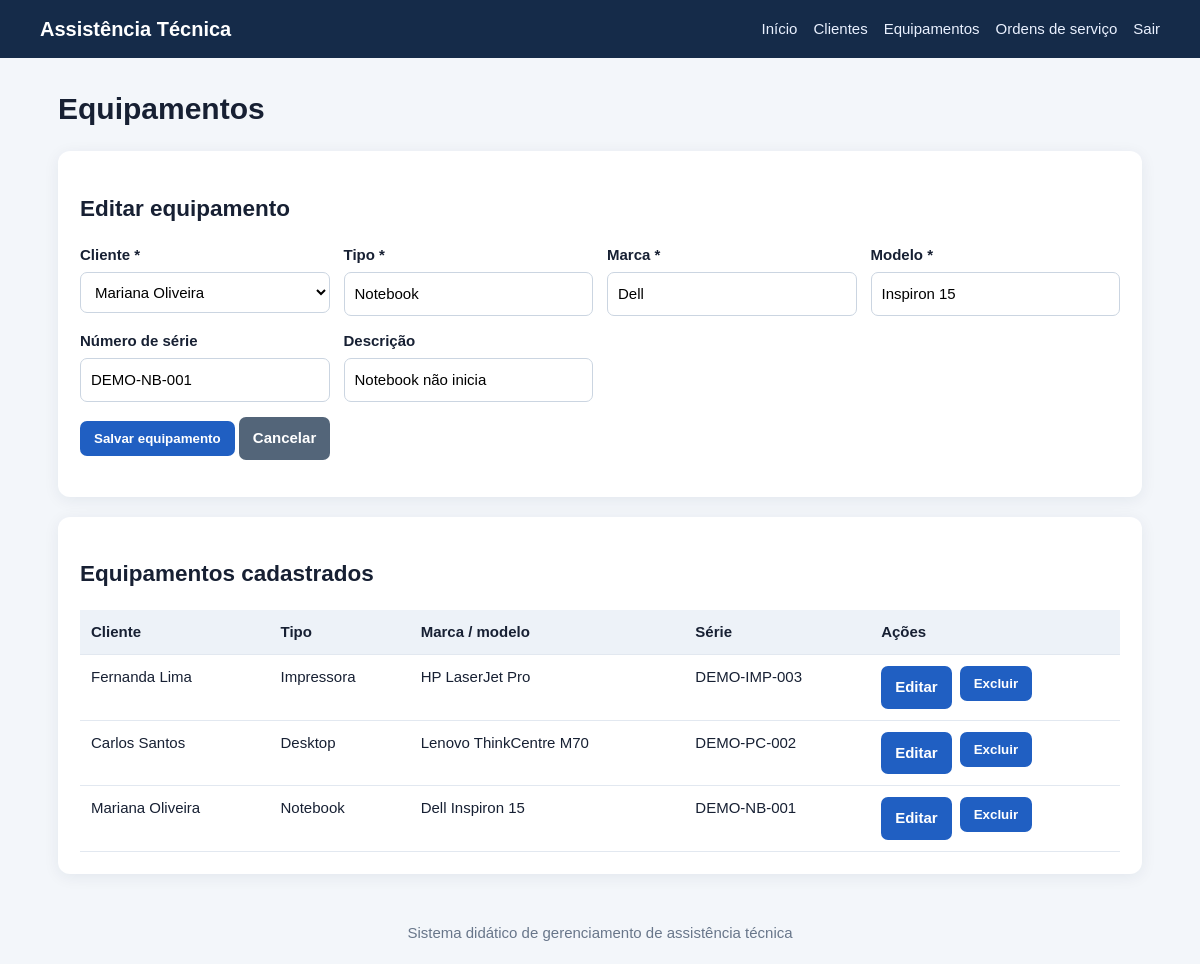
Screenshot of /sistema/equipamentos.php?editar=1 (signed in) with the database file from the repository.
### tables this page shows
CREATE TABLE equipamentos (
  id INT UNSIGNED AUTO_INCREMENT PRIMARY KEY,
  cliente_id INT UNSIGNED NOT NULL,
  tipo VARCHAR(80) NOT NULL,
  marca VARCHAR(80) NOT NULL,
  modelo VARCHAR(100) NOT NULL,
  numero_serie VARCHAR(100) NULL,
  descricao TEXT NULL,
  criado_em TIMESTAMP DEFAULT CURRENT_TIMESTAMP,
  CONSTRAINT fk_equipamento_cliente FOREIGN KEY (cliente_id) REFERENCES clientes(id)
    ON UPDATE CASCADE ON DELETE RESTRICT
);

CREATE TABLE clientes (
  id INT UNSIGNED AUTO_INCREMENT PRIMARY KEY,
  nome VARCHAR(120) NOT NULL,
  cpf_criptografado TEXT NOT NULL,
  telefone VARCHAR(25) NOT NULL,
  email VARCHAR(120) NULL,
  endereco VARCHAR(180) NULL,
  criado_em TIMESTAMP DEFAULT CURRENT_TIMESTAMP
);

### sistema/config/database.php (called while the page is built, shortened)
<?php
$host = '127.0.0.1';
$usuario = 'root';
$senha = '';
$banco = 'saep_db';
$porta = 3307;
$conexao = mysqli_connect($host, $usuario, $senha, $banco, $porta);
mysqli_set_charset($conexao, 'utf8mb4');
function db_stmt($sql, $types = '', $params = array()) {
    global $conexao;
    $stmt = mysqli_prepare($conexao, $sql);
    if ($types !== '' && count($params) > 0) {
        $refs = array();
        foreach ($params as $i => $value) {
            $refs[$i] = &$params[$i];
        }
        mysqli_stmt_bind_param($stmt, $types, ...$refs);
    }
    if (!mysqli_stmt_execute($stmt)) {
        throw new RuntimeException('Erro ao executar consulta: ' . mysqli_stmt_error($stmt));
    }
    return $stmt;
}
function db_all($sql, $types = '', $params = array()) {
    $stmt = db_stmt($sql, $types, $params);
    $result = mysqli_stmt_get_result($stmt);
    $rows = $result ? mysqli_fetch_all($result, MYSQLI_ASSOC) : array();
    return $rows;
}
function db_one($sql, $types = '', $params = array()) {
    $rows = db_all($sql, $types, $params);
    return $rows ? $rows[0] : null;
}

### sistema/includes/functions.php (called while the page is built, shortened)
<?php
function e($value) {
    return htmlspecialchars((string)$value, ENT_QUOTES | ENT_SUBSTITUTE, 'UTF-8');
}

### sistema/equipamentos.php (the view, shortened to what this page needs)
<?php
require_once __DIR__ . '/config/database.php';
require_once __DIR__ . '/includes/functions.php';
$clientes = db_all('SELECT id,nome FROM clientes ORDER BY nome');
$edit = null;
if (isset($_GET['editar'])) $edit = db_one('SELECT * FROM equipamentos WHERE id=?', 'i', array((int)$_GET['editar']));
$rows = db_all('SELECT e.*,c.nome AS cliente_nome FROM equipamentos e JOIN clientes c ON c.id=e.cliente_id ORDER BY e.id DESC');
require __DIR__ . '/includes/header.php';
?>
<h1>Equipamentos</h1>
<section class="card"><h2><?= $edit ? 'Editar equipamento' : 'Cadastrar equipamento' ?></h2>
<?php if (!$clientes): ?><p>Cadastre um cliente antes de cadastrar equipamentos.</p><?php else: ?>
<form method="post"><input type="hidden" name="csrf_token" value="<?= e(csrf_token()) ?>"><input type="hidden" name="action" value="save"><input type="hidden" name="id" value="<?= (int)($edit['id'] ?? 0) ?>">
<div class="form-grid">
<div><label>Cliente *</label><select name="cliente_id" required><option value="">Selecione...</option><?php foreach($clientes as $c): ?><option value="<?= (int)$c['id'] ?>" <?= (int)($edit['cliente_id'] ?? 0)===(int)$c['id']?'selected':'' ?>><?= e($c['nome']) ?></option><?php endforeach; ?></select></div>
<div><label>Tipo *</label><input name="tipo" required value="<?= e($edit['tipo'] ?? '') ?>" placeholder="Notebook, desktop, impressora..."></div>
<div><label>Marca *</label><input name="marca" required value="<?= e($edit['marca'] ?? '') ?>"></div>
<div><label>Modelo *</label><input name="modelo" required value="<?= e($edit['modelo'] ?? '') ?>"></div>
<div><label>Número de série</label><input name="numero_serie" value="<?= e($edit['numero_serie'] ?? '') ?>"></div>
<div><label>Descrição</label><input name="descricao" value="<?= e($edit['descricao'] ?? '') ?>"></div>
</div><p><button>Salvar equipamento</button> <?php if($edit): ?><a class="btn secondary" href="equipamentos.php">Cancelar</a><?php endif; ?></p></form><?php endif; ?>
</section>
<section class="card"><h2>Equipamentos cadastrados</h2><div class="table-wrap"><table><thead><tr><th>Cliente</th><th>Tipo</th><th>Marca / modelo</th><th>Série</th><th>Ações</th></tr></thead><tbody>
<?php foreach($rows as $r): ?><tr><td><?= e($r['cliente_nome']) ?></td><td><?= e($r['tipo']) ?></td><td><?= e($r['marca'].' '.$r['modelo']) ?></td><td><?= e($r['numero_serie']) ?></td><td><div class="actions"><a class="btn" href="?editar=<?= (int)$r['id'] ?>">Editar</a><form method="post" onsubmit="return confirm('Excluir equipamento?')"><button class="danger">Excluir</button></form></div></td></tr><?php endforeach; ?>
<?php if(!$rows): ?><tr><td colspan="5">Nenhum equipamento cadastrado.</td></tr><?php endif; ?></tbody></table></div></section>
<?php require __DIR__ . '/includes/footer.php'; ?>

### sistema/assets/style.css (style rules this page uses)
* { box-sizing:border-box }
body { margin:0;background:#f3f6fa;color:#172033;font:15px/1.5 Arial,Helvetica,sans-serif }
.card { background:#fff;padding:22px;border-radius:12px;box-shadow:0 3px 16px #152b4912;margin-bottom:20px }
.actions { display:flex;gap:8px;flex-wrap:wrap }
.btn,button { display:inline-block;border:0;border-radius:7px;padding:10px 14px;background:#205fc2;color:white;text-decoration:none;cursor:pointer;font-weight:600 }
.btn.secondary { background:#536579 }
.form-grid { display:grid;grid-template-columns:repeat(auto-fit,minmax(220px,1fr));gap:14px }
label { display:block;font-weight:600;margin-bottom:5px }
input,select,textarea { width:100%;padding:10px;border:1px solid #cbd5e1;border-radius:7px;font:inherit;background:white }
table { width:100%;border-collapse:collapse;background:#fff }
th,td { text-align:left;padding:11px;border-bottom:1px solid #e2e8f0;vertical-align:top }
th { background:#edf2f8 }
td form { display:inline }
.table-wrap { overflow:auto }

### rows the page displays
equipamentos: cliente_id "Mariana Oliveira", tipo "Notebook", marca "Dell", modelo "Inspiron 15", numero_serie "DEMO-NB-001", descricao "Notebook não inicia", cliente.nome "Mariana Oliveira", marca+modelo "Dell Inspiron 15"
equipamentos: cliente.nome "Fernanda Lima", tipo "Impressora", marca+modelo "HP LaserJet Pro", numero_serie "DEMO-IMP-003"
equipamentos: cliente.nome "Carlos Santos", tipo "Desktop", marca+modelo "Lenovo ThinkCentre M70", numero_serie "DEMO-PC-002"
